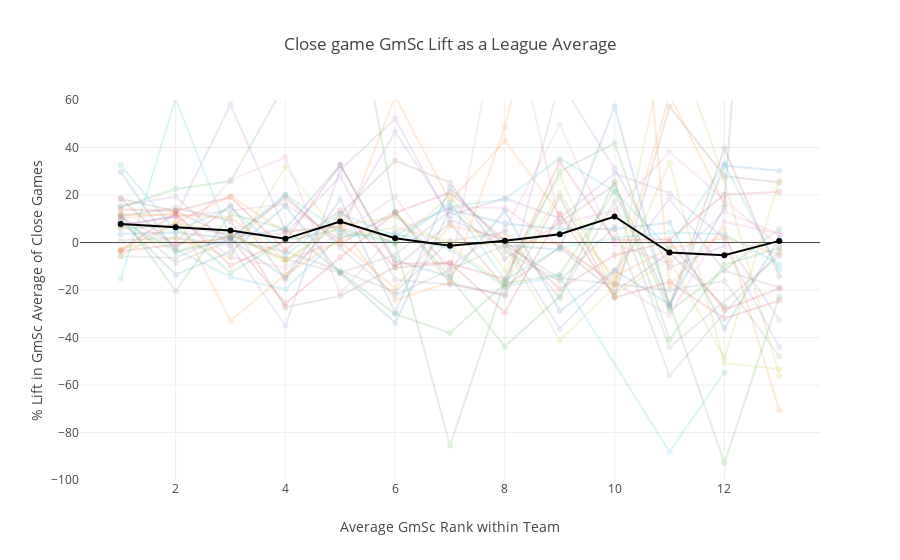

Notebook code for this chart:
### Code cell
teams = ps.teamAbbr.unique()
traces = []
colors = pc.DEFAULT_PLOTLY_COLORS
closeGS = closeGS.sort_values('rank')

for i, team in list(enumerate(teams)):
    traces += [go.Scatter(
                x=closeGS.loc[closeGS.teamAbbr == team, 'rank'],
                y=closeGS.loc[closeGS.teamAbbr == team, 'clutchLift'],
                name=team,
                text=closeGS.loc[closeGS.teamAbbr == team, 'playDispNm'],
                visible=True,
                opacity = 0.15,
                marker=dict(color = colors[i%len(colors)]),
                hoverinfo='none'
                          )
              ] 
    
leagueAvg = closeGS.groupby(['rank'], as_index=False)['clutchLift'].mean()

traces += [go.Scatter(
            x=leagueAvg['rank'],
            y=leagueAvg['clutchLift'],
            name='League Avg Lift',
            visible=True,
            opacity = 1,
            marker=dict(color = 'rgb(0,0,0)')
                      )
          ] 

layout = dict(
    title='Close game GmSc Lift as a League Average', 
    showlegend=False,
    xaxis=dict(
        title='Average GmSc Rank within Team'
               ),
    yaxis=dict(
        title='% Lift in GmSc Average of Close Games',
        range=[-100, 60]
               ),    
              )

fig = dict(data=traces, layout=layout)


iplot(fig, filename='GmSc League')

### Figure 1 — Plotly figure (JSON) as saved in the notebook; plotly's stock layout.template omitted (floating-point values rounded to 4 significant figures)
{"data": [{"hoverinfo": "none", "marker": {"color": "rgb(31, 119, 180)"}, "name": "BOS", "opacity": 0.15, "text": ["Kyrie Irving", "Al Horford", "Jayson Tatum", "Jaylen Brown", "Greg Monroe", "Marcus Morris", "Terry Rozier", "Marcus Smart", "Jonathan Gibson", "Daniel Theis", "Aron Baynes", "Shane Larkin", "Jabari Bird"], "type": "scatter", "visible": true, "x": [1, 2, 3, 4, 5, 6, 7, 8, 9, 10, 11, 12, 13], "y": [3.534, 4.167, 1.832, 5.782, 32.62, -7.444, -14.49, 13.34, -28.83, -11.67, -25.99, 14.94, 344.0]}, {"hoverinfo": "none", "marker": {"color": "rgb(255, 127, 14)"}, "name": "CLE", "opacity": 0.15, "text": ["LeBron James", "Kevin Love", "Larry Nance Jr.", "Dwyane Wade", "Jordan Clarkson", "Isaiah Thomas", "Jeff Green", "George Hill", "Rodney Hood", "Kyle Korver", "Jae Crowder", "Tristan Thompson", "J.R. Smith"], "type": "scatter", "visible": true, "x": [1, 2, 3, 4, 5, 6, 7, 8, 9, 10, 11, 12, 13], "y": [10.21, 12.36, -32.92, -13.54, 1.247, 61.62, 17.38, 42.78, 11.96, -14.28, -2.518, 1.978, -5.039]}, {"hoverinfo": "none", "marker": {"color": "rgb(44, 160, 44)"}, "name": "HOU", "opacity": 0.15, "text": ["James Harden", "Chris Paul", "Clint Capela", "Eric Gordon", "Trevor Ariza", "Gerald Green", "Ryan Anderson", "Luc Richard Mbah a Moute", "Nenê", "P.J. Tucker", "Joe Johnson", "Tarik Black"], "type": "scatter", "visible": true, "x": [1, 2, 3, 4, 5, 6, 7, 8, 9, 10, 11, 13], "y": [11.78, -20.45, 12.05, 5.655, -12.52, -30.16, -38.07, -17.35, -13.44, 21.52, -28.9, 5.704]}, {"hoverinfo": "none", "marker": {"color": "rgb(214, 39, 40)"}, "name": "GS", "opacity": 0.15, "text": ["Stephen Curry", "Kevin Durant", "Klay Thompson", "Draymond Green", "Quinn Cook", "Andre Iguodala", "David West", "Jordan Bell", "Zaza Pachulia", "Omri Casspi", "JaVale McGee", "Kevon Looney", "Shaun Livingston"], "type": "scatter", "visible": true, "x": [1, 2, 3, 4, 5, 6, 7, 8, 9, 10, 11, 12, 13], "y": [-3.226, 12.3, -9.713, 0.7819, 32.74, -8.959, -8.551, -29.44, 12.01, -23.19, -16.57, -32.0, -24.39]}, {"hoverinfo": "none", "marker": {"color": "rgb(148, 103, 189)"}, "name": "CHA", "opacity": 0.15, "text": ["Kemba Walker", "Dwight Howard", "Nicolas Batum", "Jeremy Lamb", "Marvin Williams", "Frank Kaminsky", "Michael Kidd-Gilchrist", "Cody Zeller", "Willy Hernangómez", "Michael Carter-Williams", "Malik Monk", "Treveon Graham", "Johnny O'Bryant"], "type": "scatter", "visible": true, "x": [1, 2, 3, 4, 5, 6, 7, 8, 9, 10, 11, 12, 13], "y": [7.742, 7.105, 3.392, 3.761, 27.8, -15.7, -17.73, -21.91, 68.15, 31.0, -10.57, -1.42, -44.05]}, {"hoverinfo": "none", "marker": {"color": "rgb(140, 86, 75)"}, "name": "DET", "opacity": 0.15, "text": ["Andre Drummond", "Blake Griffin", "Tobias Harris", "Reggie Jackson", "Ishmael Smith", "Reggie Bullock", "Avery Bradley", "Anthony Tolliver", "Stanley Johnson", "Luke Kennard", "James Ennis", "Dwight Buycks", "Boban Marjanović"], "type": "scatter", "visible": true, "x": [1, 2, 3, 4, 5, 6, 7, 8, 9, 10, 11, 12, 13], "y": [18.33, 13.28, 1.931, 18.73, -0.5922, 13.1, -17.08, -22.3, 19.08, -23.14, 57.19, 28.01, 25.3]}, {"hoverinfo": "none", "marker": {"color": "rgb(227, 119, 194)"}, "name": "BKN", "opacity": 0.15, "text": ["Rondae Hollis-Jefferson", "Spencer Dinwiddie", "DeMarre Carroll", "D'Angelo Russell", "Caris LeVert", "Allen Crabbe", "Joe Harris", "Trevor Booker", "Jarrett Allen", "Dante Cunningham", "Tyler Zeller", "Jahlil Okafor"], "type": "scatter", "visible": true, "x": [1, 2, 4, 5, 6, 7, 8, 9, 10, 11, 12, 13], "y": [7.184, 10.98, 16.07, 1.2, 11.82, -9.854, 5.476, 49.57, -0.7407, -8.685, 13.01, 3.523]}, {"hoverinfo": "none", "marker": {"color": "rgb(127, 127, 127)"}, "name": "IND", "opacity": 0.15, "text": ["Victor Oladipo", "Darren Collison", "Thaddeus Young", "Myles Turner", "Bojan Bogdanović", "Domantas Sabonis", "Cory Joseph", "Lance Stephenson", "Al Jefferson", "Trevor Booker", "Glenn Robinson", "Joseph Young", "T.J. Leaf"], "type": "scatter", "visible": true, "x": [1, 2, 3, 4, 5, 6, 7, 8, 9, 10, 11, 12, 13], "y": [0.8231, 2.025, -1.312, 20.04, -2.18, -22.17, -11.47, -1.106, -14.91, -17.49, -19.96, -16.26, -47.87]}, {"hoverinfo": "none", "marker": {"color": "rgb(188, 189, 34)"}, "name": "MIA", "opacity": 0.15, "text": ["Hassan Whiteside", "Goran Dragić", "Josh Richardson", "James Johnson", "Kelly Olynyk", "Tyler Johnson", "Dion Waiters", "Wayne Ellington", "Dwyane Wade", "Bam Adebayo", "Justise Winslow", "Rodney McGruder", "Jordan Mickey"], "type": "scatter", "visible": true, "x": [1, 2, 3, 4, 5, 6, 7, 8, 9, 10, 11, 12, 13], "y": [-5.801, 8.088, 4.168, -8.573, 9.871, -0.4844, 19.81, -11.8, 28.09, -22.12, -7.371, -48.57, 25.95]}, {"hoverinfo": "none", "marker": {"color": "rgb(23, 190, 207)"}, "name": "ORL", "opacity": 0.15, "text": ["Nikola Vučević", "Aaron Gordon", "Evan Fournier", "Elfrid Payton", "Jonathon Simmons", "D.J. Augustin", "Mario Hezonja", "Shelvin Mack", "Terrence Ross", "Bismack Biyombo", "Khem Birch", "Jonathan Isaac", "Marreese Speights"], "type": "scatter", "visible": true, "x": [1, 2, 3, 4, 5, 6, 7, 8, 9, 10, 11, 12, 13], "y": [32.6, 4.761, 14.87, -5.359, 12.32, 2.784, 15.04, 18.15, 35.52, 21.49, -2.468, 33.19, -11.46]}, {"hoverinfo": "none", "marker": {"color": "rgb(31, 119, 180)"}, "name": "PHI", "opacity": 0.15, "text": ["Joel Embiid", "Ben Simmons", "J.J. Redick", "Dario Saric", "Robert Covington", "Marco Belinelli", "Ersan Ilyasova", "T.J. McConnell", "Richaun Holmes", "Markelle Fultz", "Amir Johnson", "Trevor Booker", "Jerryd Bayless"], "type": "scatter", "visible": true, "x": [1, 2, 3, 4, 5, 6, 7, 8, 9, 10, 11, 12, 13], "y": [29.72, -4.025, 1.312, -14.67, 18.23, -29.33, 23.08, -1.253, -2.94, 57.28, -27.41, 32.35, 30.22]}, {"hoverinfo": "none", "marker": {"color": "rgb(255, 127, 14)"}, "name": "WAS", "opacity": 0.15, "text": ["Bradley Beal", "John Wall", "Otto Porter", "Markieff Morris", "Marcin Gortat", "Kelly Oubre Jr.", "Tomáš Satoranský", "Mike Scott", "Ramon Sessions", "Jodie Meeks", "Ian Mahinmi", "Tim Frazier"], "type": "scatter", "visible": true, "x": [1, 2, 3, 4, 5, 6, 7, 8, 9, 10, 11, 12], "y": [11.83, 11.6, 10.53, -7.093, 0.2319, -19.1, 7.094, 1.655, -0.7634, -17.99, 62.06, 15.86]}, {"hoverinfo": "none", "marker": {"color": "rgb(44, 160, 44)"}, "name": "MIL", "opacity": 0.15, "text": ["Giannis Antetokounmpo", "Khris Middleton", "Eric Bledsoe", "Malcolm Brogdon", "Jabari Parker", "John Henson", "Shabazz Muhammad", "Tyler Zeller", "Tony Snell", "Mirza Teletović", "Greg Monroe", "Matthew Dellavedova"], "type": "scatter", "visible": true, "x": [1, 2, 3, 4, 5, 6, 7, 8, 9, 10, 12, 13], "y": [5.89, 6.963, -12.65, 0.7651, 5.601, 0.09484, -85.45, -16.21, 29.94, 41.82, -92.89, -22.75]}, {"hoverinfo": "none", "marker": {"color": "rgb(214, 39, 40)"}, "name": "NO", "opacity": 0.15, "text": ["Anthony Davis", "DeMarcus Cousins", "Jrue Holiday", "Nikola Mirotić", "Rajon Rondo", "E'Twaun Moore", "Darius Miller", "Emeka Okafor", "Ian Clark", "Jameer Nelson", "Cheick Diallo", "Dante Cunningham"], "type": "scatter", "visible": true, "x": [1, 2, 3, 4, 5, 6, 7, 9, 10, 11, 12, 13], "y": [-3.683, -0.8862, 1.991, -25.73, -6.211, 12.46, 21.05, -19.52, -5.371, 0.4335, -28.29, -19.37]}, {"hoverinfo": "none", "marker": {"color": "rgb(148, 103, 189)"}, "name": "MEM", "opacity": 0.15, "text": ["MarShon Brooks", "Tyreke Evans", "Marc Gasol", "Mike Conley", "JaMychal Green", "Andrew Harrison", "Dillon Brooks", "James Ennis", "Chandler Parsons", "Wayne Selden", "Brandan Wright", "Jarell Martin", "Deyonta Davis"], "type": "scatter", "visible": true, "x": [1, 2, 3, 4, 5, 6, 7, 8, 9, 10, 11, 12, 13], "y": [15.51, 19.38, -1.427, -35.04, 30.57, 52.11, 9.558, 0.4515, -36.37, -11.97, 18.42, -11.93, -18.95]}, {"hoverinfo": "none", "marker": {"color": "rgb(140, 86, 75)"}, "name": "ATL", "opacity": 0.15, "text": ["Dennis Schröder", "John Collins", "Kent Bazemore", "Taurean Prince", "Dewayne Dedmon", "Ersan Ilyasova", "Marco Belinelli", "Damion Lee", "Mike Muscala", "Malcolm Delaney", "Isaiah Taylor", "Tyler Dorsey", "Luke Babbitt"], "type": "scatter", "visible": true, "x": [1, 2, 3, 4, 5, 6, 7, 8, 9, 10, 11, 12, 13], "y": [18.5, -2.247, 15.57, -15.47, 11.9, 34.46, 25.21, -6.932, 8.416, 24.36, -26.45, 39.57, -14.07]}, {"hoverinfo": "none", "marker": {"color": "rgb(227, 119, 194)"}, "name": "DAL", "opacity": 0.15, "text": ["Harrison Barnes", "Jose Barea", "Dirk Nowitzki", "Dennis Smith", "Wesley Matthews", "Dwight Powell", "Yogi Ferrell", "Johnathan Motley", "Doug McDermott", "Devin Harris", "Nerlens Noel", "Maxi Kleber", "Jameel Warney"], "type": "scatter", "visible": true, "x": [1, 2, 3, 4, 5, 6, 7, 8, 9, 10, 11, 12, 13], "y": [6.658, 11.36, -6.103, -10.75, 3.962, 19.2, -12.84, 110.1, 7.887, 13.44, 38.13, 18.0, -1.527]}, {"hoverinfo": "none", "marker": {"color": "rgb(127, 127, 127)"}, "name": "DEN", "opacity": 0.15, "text": ["Nikola Jokić", "Gary Harris", "Will Barton", "Jamal Murray", "Paul Millsap", "Wilson Chandler", "Trey Lyles", "Mason Plumlee", "Devin Harris", "Emmanuel Mudiay", "Kenneth Faried", "Torrey Craig"], "type": "scatter", "visible": true, "x": [1, 2, 3, 4, 5, 6, 7, 8, 9, 10, 11, 13], "y": [11.42, -8.652, 1.002, -3.822, -11.9, -20.77, 0.7579, 4.231, -23.25, 17.24, -44.12, -5.545]}, {"hoverinfo": "none", "marker": {"color": "rgb(188, 189, 34)"}, "name": "UTA", "opacity": 0.15, "text": ["Rudy Gobert", "Donovan Mitchell", "Derrick Favors", "Ricky Rubio", "Joe Ingles", "Rodney Hood", "Thabo Sefolosha", "Jae Crowder", "Dante Exum", "Alec Burks", "Joe Johnson", "Jonas Jerebko", "Royce O'Neale"], "type": "scatter", "visible": true, "x": [1, 2, 3, 4, 5, 6, 7, 8, 9, 10, 11, 12, 13], "y": [-2.603, 1.833, -6.279, 31.8, 2.346, 6.29, 0.3106, -1.26, -41.23, -18.62, 33.68, -50.7, -53.34]}, {"hoverinfo": "none", "marker": {"color": "rgb(23, 190, 207)"}, "name": "MIN", "opacity": 0.15, "text": ["Jimmy Butler", "Karl-Anthony Towns", "Jeff Teague", "Andrew Wiggins", "Taj Gibson", "Jamal Crawford", "Nemanja Bjelica", "Tyus Jones", "Gorgui Dieng", "Derrick Rose", "Shabazz Muhammad"], "type": "scatter", "visible": true, "x": [1, 2, 3, 4, 5, 6, 7, 8, 9, 11, 12], "y": [8.622, -2.9, -14.51, -19.73, 2.643, 3.862, -2.89, -18.59, -14.13, -88.12, -54.69]}, {"hoverinfo": "none", "marker": {"color": "rgb(31, 119, 180)"}, "name": "SA", "opacity": 0.15, "text": ["LaMarcus Aldridge", "Kawhi Leonard", "Pau Gasol", "Kyle Anderson", "Rudy Gay", "Dejounte Murray", "Patrick Mills", "Danny Green", "Manu Ginóbili", "Tony Parker", "Dāvis Bertāns", "Bryn Forbes", "Joffrey Lauvergne"], "type": "scatter", "visible": true, "x": [1, 2, 3, 4, 5, 6, 7, 8, 9, 10, 11, 12, 13], "y": [9.179, -13.5, -3.865, 15.28, -12.94, -33.77, 13.88, 7.967, 5.721, 5.67, 8.294, -36.21, 1.538]}, {"hoverinfo": "none", "marker": {"color": "rgb(255, 127, 14)"}, "name": "POR", "opacity": 0.15, "text": ["Damian Lillard", "C.J. McCollum", "Jusuf Nurkic", "Al-Farouq Aminu", "Shabazz Napier", "Ed Davis", "Evan Turner", "Moe Harkless", "Wade Baldwin", "Pat Connaughton", "Noah Vonleh", "Meyers Leonard"], "type": "scatter", "visible": true, "x": [1, 2, 3, 4, 5, 6, 7, 8, 10, 11, 12, 13], "y": [-3.239, 8.212, 19.59, 4.204, 7.072, -24.21, -16.87, 48.45, 241.1, -17.97, 5.831, -70.57]}, {"hoverinfo": "none", "marker": {"color": "rgb(44, 160, 44)"}, "name": "PHO", "opacity": 0.15, "text": ["Devin Booker", "T.J. Warren", "Greg Monroe", "Elfrid Payton", "Eric Bledsoe", "Alex Len", "Tyson Chandler", "Josh Jackson", "Mike James", "Isaiah Canaan", "Shaquille Harrison", "Tyler Ulis", "Marquese Chriss"], "type": "scatter", "visible": true, "x": [1, 2, 3, 4, 5, 6, 7, 8, 9, 10, 11, 12, 13], "y": [14.83, 22.55, 25.75, 66.88, 136.2, 12.84, -14.67, -43.83, -22.76, 25.79, -40.81, -9.369, -2.285]}, {"hoverinfo": "none", "marker": {"color": "rgb(214, 39, 40)"}, "name": "SAC", "opacity": 0.15, "text": ["Willie Cauley-Stein", "Zach Randolph", "Buddy Hield", "Bogdan Bogdanovic", "George Hill", "De'Aaron Fox", "Kosta Koufos", "Skal Labissière", "Garrett Temple", "Frank Mason", "Jack Cooley", "Justin Jackson", "JaKarr Sampson"], "type": "scatter", "visible": true, "x": [1, 2, 3, 4, 5, 6, 7, 8, 9, 10, 11, 12, 13], "y": [13.91, 13.22, 19.08, -3.173, 13.54, -10.49, -8.875, -15.37, 34.11, 0.9476, 1.393, 20.21, 21.25]}, {"hoverinfo": "none", "marker": {"color": "rgb(148, 103, 189)"}, "name": "CHI", "opacity": 0.15, "text": ["Nikola Mirotić", "Lauri Markkanen", "Sean Kilpatrick", "Kris Dunn", "Bobby Portis", "Zach LaVine", "Robin Lopez", "Justin Holiday", "Denzel Valentine", "Jerian Grant", "Cameron Payne", "David Nwaba", "Noah Vonleh"], "type": "scatter", "visible": true, "x": [1, 2, 3, 4, 5, 6, 7, 8, 9, 10, 11, 12, 13], "y": [7.503, 10.99, 58.13, 4.859, 6.638, 46.55, 11.49, 18.61, 10.19, 29.04, 20.78, 1.801, -32.48]}, {"hoverinfo": "none", "marker": {"color": "rgb(140, 86, 75)"}, "name": "TOR", "opacity": 0.15, "text": ["DeMar DeRozan", "Kyle Lowry", "Jonas Valančiūnas", "Serge Ibaka", "Delon Wright", "Fred VanVleet", "Jakob Pöltl", "Pascal Siakam", "C.J. Miles", "OG Anunoby", "Norman Powell", "Lucas Nogueira"], "type": "scatter", "visible": true, "x": [1, 2, 3, 4, 5, 6, 7, 8, 9, 10, 11, 12], "y": [11.06, 14.6, 9.094, -27.21, -22.54, -10.31, 8.059, -18.67, -2.069, -20.84, -4.257, -27.01]}, {"hoverinfo": "none", "marker": {"color": "rgb(227, 119, 194)"}, "name": "NY", "opacity": 0.15, "text": ["Kristaps Porziņģis", "Enes Kanter", "Tim Hardaway Jr.", "Trey Burke", "Michael Beasley", "Courtney Lee", "Kyle O'Quinn", "Jarrett Jack", "Troy Williams", "Emmanuel Mudiay", "Luke Kornet", "Doug McDermott", "Frank Ntilikina"], "type": "scatter", "visible": true, "x": [1, 2, 3, 4, 5, 6, 7, 8, 9, 10, 11, 12, 13], "y": [10.41, -0.4381, 26.31, 35.9, -21.45, 4.36, 14.85, 14.6, -1.667, -16.93, -30.79, 8.771, 3.544]}, {"hoverinfo": "none", "marker": {"color": "rgb(127, 127, 127)"}, "name": "OKC", "opacity": 0.15, "text": ["Russell Westbrook", "Paul George", "Steven Adams", "Carmelo Anthony", "Corey Brewer", "Jerami Grant", "André Roberson", "Raymond Felton", "Patrick Patterson", "Álex Abrines", "Terrance Ferguson", "Josh Huestis"], "type": "scatter", "visible": true, "x": [1, 2, 3, 4, 5, 6, 7, 8, 9, 10, 11, 13], "y": [-5.832, -6.487, 3.361, -7.086, -12.76, -5.238, 13.34, -3.776, -16.18, 6.707, -55.96, -3.618]}, {"hoverinfo": "none", "marker": {"color": "rgb(188, 189, 34)"}, "name": "LAC", "opacity": 0.15, "text": ["Blake Griffin", "Lou Williams", "Tobias Harris", "DeAndre Jordan", "Danilo Gallinari", "Austin Rivers", "Montrezl Harrell", "Patrick Beverley", "Milos Teodosic", "Tyrone Wallace", "Avery Bradley", "Boban Marjanović", "Jamil Wilson"], "type": "scatter", "visible": true, "x": [1, 2, 3, 4, 5, 6, 7, 8, 9, 10, 11, 12, 13], "y": [7.011, -3.735, 2.943, -7.365, 7.011, 10.88, -1.45, -17.7, 20.93, -17.24, 92.07, 26.47, -56.2]}, {"hoverinfo": "none", "marker": {"color": "rgb(23, 190, 207)"}, "name": "LAL", "opacity": 0.15, "text": ["Julius Randle", "Andre Ingram", "Brandon Ingram", "Kyle Kuzma", "Kentavious Caldwell-Pope", "Lonzo Ball", "Jordan Clarkson", "Larry Nance Jr.", "Isaiah Thomas", "Brook Lopez", "Josh Hart", "Channing Frye", "Tyler Ennis"], "type": "scatter", "visible": true, "x": [1, 2, 3, 4, 5, 6, 7, 8, 9, 10, 11, 12, 13], "y": [-15.29, 60.52, 1.528, 20.2, 4.39, -0.4477, 16.88, -15.74, -2.253, 1.885, 4.228, 3.427, -9.212]}, {"marker": {"color": "rgb(0,0,0)"}, "name": "League Avg Lift", "opacity": 1, "type": "scatter", "visible": true, "x": [1, 2, 3, 4, 5, 6, 7, 8, 9, 10, 11, 12, 13], "y": [7.82, 6.432, 5.022, 1.537, 8.834, 1.794, -1.417, 0.78, 3.492, 10.96, -4.215, -5.404, 0.6768]}], "layout": {"showlegend": false, "title": "Close game GmSc Lift as a League Average", "xaxis": {"title": "Average GmSc Rank within Team"}, "yaxis": {"range": [-100, 60], "title": "% Lift in GmSc Average of Close Games"}}}
